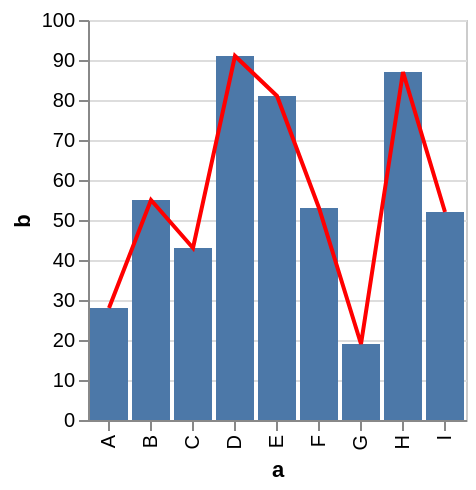

Write a Vega-Lite specification for this figure.
### Vega specification from a JSON file in a GitHub repository (floating-point values rounded to 4 significant figures)
{"$schema": "https://vega.github.io/schema/vega/v3.0.json", "autosize": "pad", "padding": 5, "encode": {"update": {"stroke": {"value": "#ccc"}, "fill": {"value": "transparent"}}}, "data": [{"name": "source_0", "values": [{"a": "A", "b": 28}, {"a": "B", "b": 55}, {"a": "C", "b": 43}, {"a": "D", "b": 91}, {"a": "E", "b": 81}, {"a": "F", "b": 53}, {"a": "G", "b": 19}, {"a": "H", "b": 87}, {"a": "I", "b": 52}]}, {"name": "data_1", "source": "source_0", "transform": [{"type": "formula", "expr": "toNumber(datum[\"b\"])", "as": "b"}, {"type": "filter", "expr": "datum[\"b\"] !== null && !isNaN(datum[\"b\"])"}]}, {"name": "data_2", "source": "source_0", "transform": [{"type": "formula", "expr": "toNumber(datum[\"b\"])", "as": "b"}, {"type": "filter", "expr": "datum[\"b\"] !== null && !isNaN(datum[\"b\"])"}, {"type": "collect", "sort": {"field": "a", "order": "descending"}}]}], "signals": [{"name": "width", "update": "bandspace(domain('x').length, 0.1, 0.05) * 21"}, {"name": "height", "update": "200"}], "marks": [{"name": "layer_0_marks", "type": "rect", "role": "bar", "from": {"data": "data_1"}, "encode": {"update": {"x": {"scale": "x", "field": "a"}, "width": {"scale": "x", "band": true}, "y": {"scale": "y", "field": "b"}, "y2": {"scale": "y", "value": 0}, "fill": {"value": "#4c78a8"}}}, "clip": true}, {"name": "layer_1_marks", "type": "line", "from": {"data": "data_2"}, "encode": {"update": {"x": {"scale": "x", "field": "a", "band": 0.5}, "y": {"scale": "y", "field": "b"}, "stroke": {"value": "red"}}}, "clip": true}], "scales": [{"name": "x", "type": "band", "domain": {"fields": [{"data": "data_1", "field": "a"}, {"data": "data_2", "field": "a"}], "sort": true}, "range": {"step": 21}, "round": true, "paddingInner": 0.1, "paddingOuter": 0.05}, {"name": "y", "type": "linear", "domain": {"fields": [{"data": "data_1", "field": "b"}, {"data": "data_2", "field": "b"}], "sort": true}, "range": [200, 0], "round": true, "nice": true, "zero": true}], "axes": [{"scale": "x", "orient": "bottom", "tickCount": 5, "title": "a", "zindex": 1, "encode": {"labels": {"update": {"angle": {"value": 270}, "align": {"value": "right"}, "baseline": {"value": "middle"}}}}}, {"scale": "y", "orient": "left", "title": "b", "zindex": 1}, {"scale": "y", "domain": false, "grid": true, "labels": false, "orient": "left", "ticks": false, "zindex": 0, "gridScale": "x"}]}
